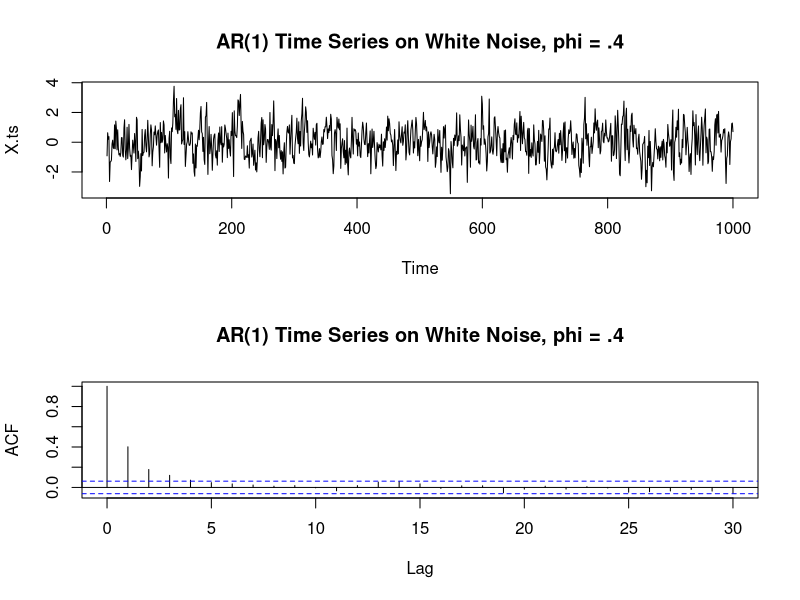
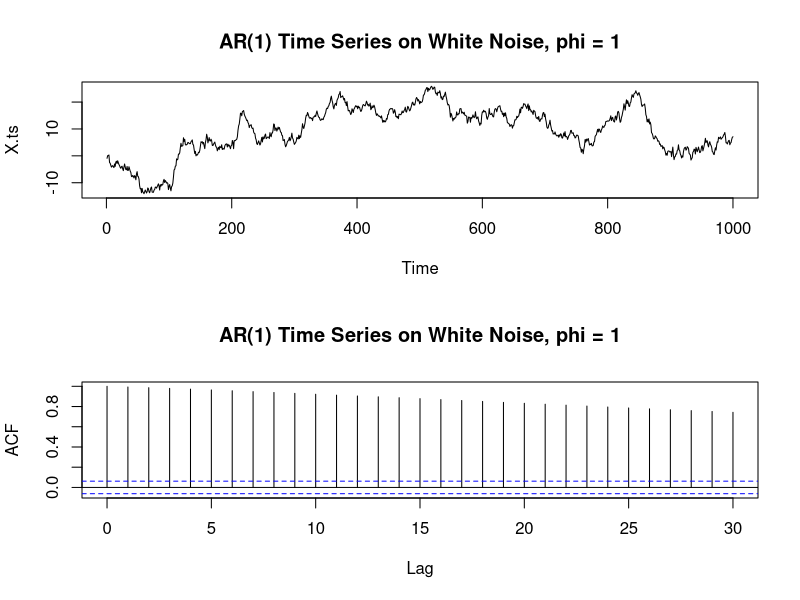
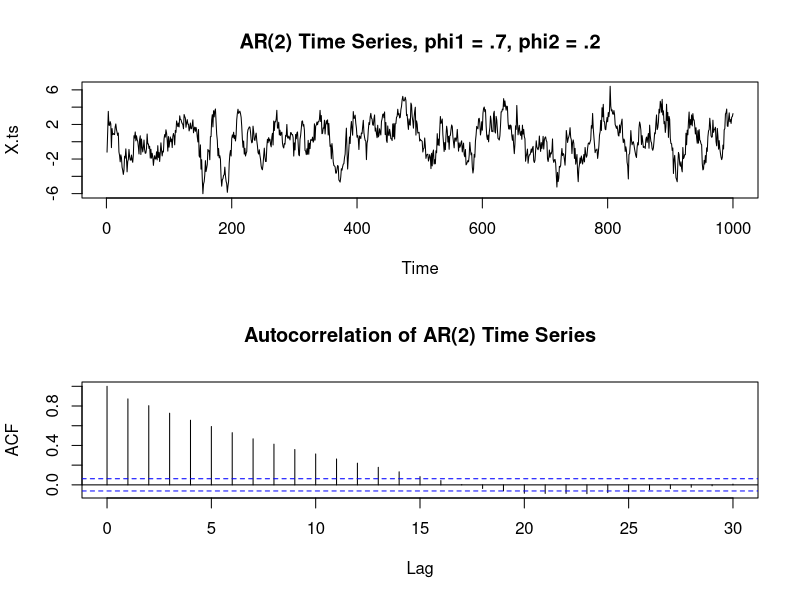
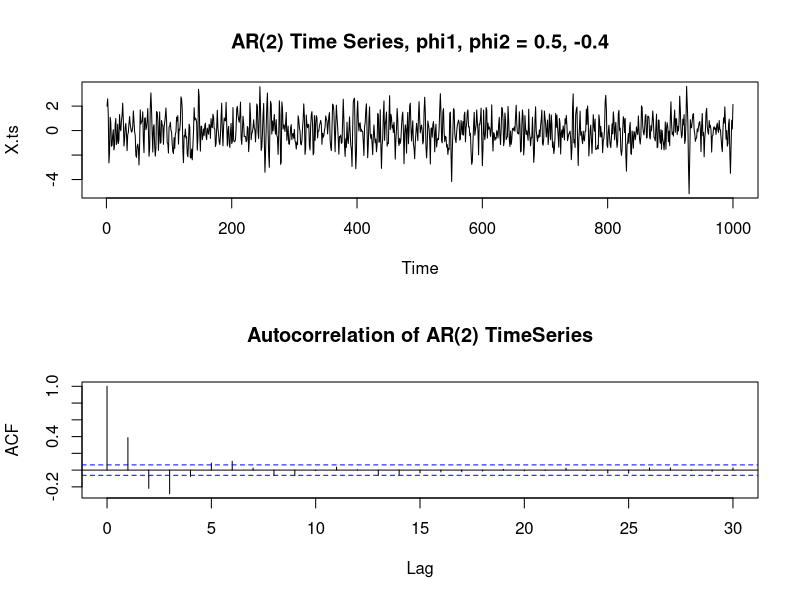

Write the R code that produced these figures, in order.

## Simulate an AR(1)

set.seed(2016);

N = 1000 ; 

phi = .4;

Z = rnorm(N,0,1) ;

X = NULL

X[1] = Z[1]


for (t in 2:N) {
  X[t] = Z[t] + phi*X[t-1];
}


X.ts = ts(X)

par(mfrow = c(2,1))

plot(X.ts, main = "AR(1) Time Series on White Noise, phi = .4")

X.acf = acf(X.ts, main = "AR(1) Time Series on White Noise, phi = .4")


# For phi = 1

set.seed(2016);

N = 1000 ; 

phi = 1;

Z = rnorm(N,0,1) ;

X = NULL

X[1] = Z[1]


for (t in 2:N) {
  X[t] = Z[t] + phi*X[t-1];
}


X.ts = ts(X)

par(mfrow = c(2,1))

plot(X.ts, main = "AR(1) Time Series on White Noise, phi = 1")

X.acf = acf(X.ts, main = "AR(1) Time Series on White Noise, phi = 1")



## AR(2) process

set.seed(2017)

X.ts <- arima.sim(list(ar = c(.7,.2)), n = 1000)

par(mfrow = c(2,1))

plot(X.ts, main = "AR(2) Time Series, phi1 = .7, phi2 = .2")

X.acf = acf(X.ts, main = "Autocorrelation of AR(2) Time Series")


# AR(2) process for phi1 = .5, phi2 = - 0.4

phi1 = 0.5 ;  phi2 = -0.4

X.ts <- arima.sim(list(ar = c(phi1, phi2)), n = 1000)

par(mfrow = c(2,1))

plot(X.ts, main = paste("AR(2) Time Series, phi1, phi2 = 0.5, -0.4"))

X.acf = acf(X.ts, main="Autocorrelation of AR(2) TimeSeries")

